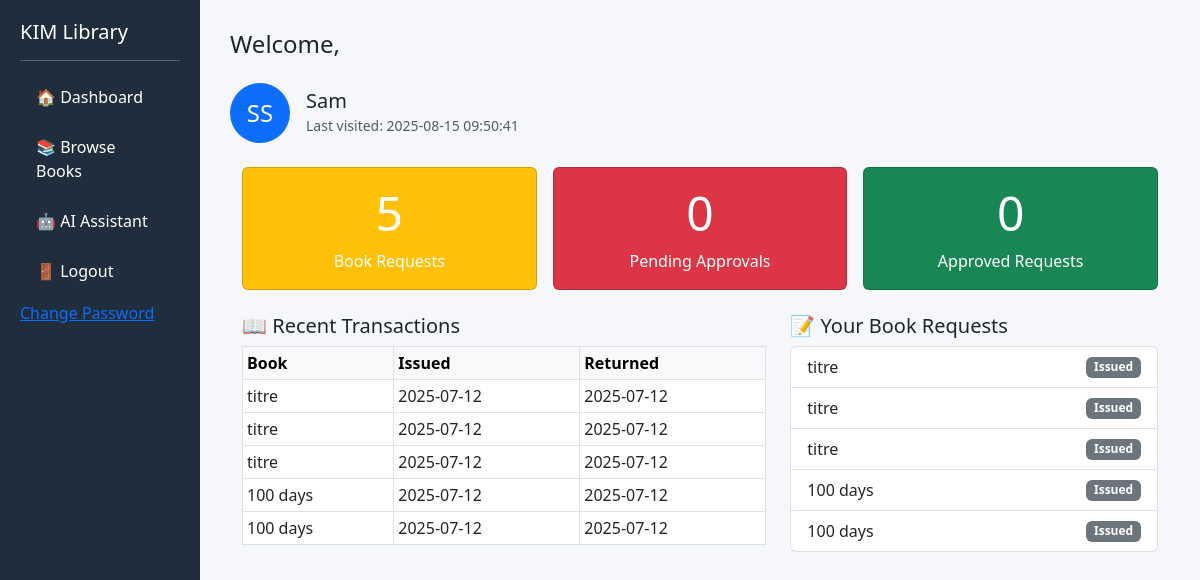
The page /student/dashboard (signed in) on the database its author committed.
### tables this page shows
CREATE TABLE members (
            id INTEGER PRIMARY KEY AUTOINCREMENT,
            name TEXT,
            member_id TEXT UNIQUE,
            contact TEXT,
            password TEXT
        , role TEXT DEFAULT "student", last_visited TEXT);

CREATE TABLE transactions (
            id INTEGER PRIMARY KEY AUTOINCREMENT,
            book_id INTEGER,
            member_id INTEGER,
            issue_date TEXT,
            return_date TEXT,
            returned INTEGER, status TEXT DEFAULT "pending",
            FOREIGN KEY (book_id) REFERENCES books(id),
            FOREIGN KEY (member_id) REFERENCES members(id)
        );

CREATE TABLE books (
            id INTEGER PRIMARY KEY AUTOINCREMENT,
            title TEXT,
            author TEXT,
            isbn TEXT,
            category TEXT,
            available INTEGER
        , cover TEXT);

### app.py (the view)
@app.route('/student/dashboard')
def student_dashboard():
    if 'student_id' not in session:
        return redirect('/student/login')
    conn = get_db_connection()
    student_id = session['student_id']
    student = conn.execute('SELECT * FROM members WHERE id = ?', (student_id,)).fetchone()
    transactions = conn.execute('''
        SELECT t.*, b.title FROM transactions t
        JOIN books b ON t.book_id = b.id
        WHERE t.member_id = ?
        ORDER BY t.id DESC
    ''', (student_id,)).fetchall()
    requests = conn.execute('''
        SELECT t.status, b.title FROM transactions t
        JOIN books b ON t.book_id = b.id
        WHERE t.member_id = ?
        ORDER BY t.id DESC
    ''', (student_id,)).fetchall()
    summary = {
        'requested_count': len(requests),
        'pending_count': sum(1 for r in requests if r['status'] == 'pending'),
        'approved_count': sum(1 for r in requests if r['status'] == 'approved'),
    }
    conn.close()
    return render_template('student_dashboard.html',
                           student=student,  # ✅ Now you can use student.name, student.last_visited, etc.
                           transactions=transactions,
                           requests=requests,
                           summary=summary)

### db.py (called while the page is built)
def get_db_connection():
    conn = sqlite3.connect('library.db')
    conn.row_factory = sqlite3.Row
    return conn

### Templates/student_dashboard.html
{% extends "student_layout.html" %}
{% block content %}
<div class="d-flex align-items-center mb-4">
    <div class="avatar bg-primary text-white rounded-circle d-flex justify-content-center align-items-center me-3"
         style="width: 60px; height: 60px; font-size: 1.5rem;">
        {{ student.name.split()[0][0] }}{{ student.name.split()[-1][0] }}
    </div>
    <div>
        <h5 class="mb-0">{{ student.name }}</h5>
        <small class="text-muted">Last visited: {{ student.last_visited or "First time" }}</small>
    </div>
</div>
<div class="container-fluid">
    <div class="row g-3">
        <div class="col-md-4">
            <div class="card text-white bg-warning h-100">
                <div class="card-body text-center">
                    <h1 class="display-5">{{ summary.requested_count }}</h1>
                    <p class="mb-0">Book Requests</p>
                </div>
            </div>
        </div>
        <div class="col-md-4">
            <div class="card text-white bg-danger h-100">
                <div class="card-body text-center">
                    <h1 class="display-5">{{ summary.pending_count }}</h1>
                    <p class="mb-0">Pending Approvals</p>
                </div>
            </div>
        </div>
        <div class="col-md-4">
            <div class="card text-white bg-success h-100">
                <div class="card-body text-center">
                    <h1 class="display-5">{{ summary.approved_count }}</h1>
                    <p class="mb-0">Approved Requests</p>
                </div>
            </div>
        </div>
    </div>
    <div class="row mt-4">
        <div class="col-md-7">
            <h5>📖 Recent Transactions</h5>
            <table class="table table-bordered table-sm bg-white">
                <thead class="table-light">
                    <tr>
                        <th>Book</th>
                        <th>Issued</th>
                        <th>Returned</th>
                    </tr>
                </thead>
                <tbody>
                    {% for t in transactions[:5] %}
                    <tr>
                        <td>{{ t.title }}</td>
                        <td>{{ t.issue_date }}</td>
                        <td>{{ t.return_date if t.returned else 'Not returned' }}</td>
                    </tr>
                    {% else %}
                    <tr><td colspan="3" class="text-center">No recent transactions</td></tr>
                    {% endfor %}
                </tbody>
            </table>
        </div>
        <div class="col-md-5">
            <h5>📝 Your Book Requests</h5>
            <ul class="list-group">
                {% for req in requests %}
                <li class="list-group-item d-flex justify-content-between align-items-center">
                    {{ req.title }}
                    <span class="badge
                        {% if req.status == 'pending' %} bg-warning
                        {% elif req.status == 'approved' %} bg-success
                        {% else %} bg-secondary {% endif %}
                    ">
                        {{ req.status.capitalize() }}
                    </span>
                </li>
                {% else %}
                <li class="list-group-item text-muted">No book requests yet</li>
                {% endfor %}
            </ul>
        </div>
    </div>
</div>
{% endblock %}

### Templates/student_layout.html (style rules this page uses)
body { background: #f5f7fa; }

### rows shown on the page
members: name "S", name "Sam", last_visited "2025-08-15 09:50:41"
transactions: title "titre", issue_date "2025-07-12", returned+return_date "2025-07-12", status "Issued"
transactions: title "titre", issue_date "2025-07-12", returned+return_date "2025-07-12", status "Issued"
transactions: title "titre", issue_date "2025-07-12", returned+return_date "2025-07-12", status "Issued"
transactions: title "100 days", issue_date "2025-07-12", returned+return_date "2025-07-12", status "Issued"
transactions: title "100 days", issue_date "2025-07-12", returned+return_date "2025-07-12", status "Issued"

### other values the page prints
{{ summary.requested_count }} "5"
{{ summary.pending_count }} "0"
{{ summary.approved_count }} "0"
